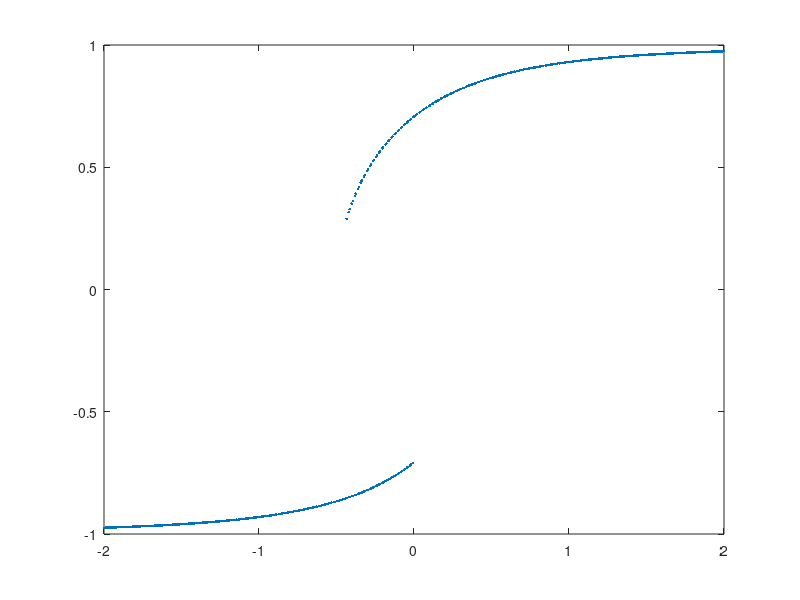

Write MATLAB code to recreate this figure. (Note: this script raises an error after producing the figure.)
clc;
close all;

psi=pi/4;


t=0:0.01:2*pi;
h=2*cos(t);
m=0;
H=0;
len=1;
for i=1:1:length(h);
    %e = @(x) -0.5 * cos(psi - x - f * q(i) * sin(x))^ 2 - q(i) * cos(x) + 0.5 * f * q(i)^ 2 * sin(x)^2;
    energy = @(fi) 0.5*sin(psi-fi)^2-h(i)*cos(fi);
    [fi1,fval] = fminsearch(energy,0);
    [fi2,fval] = fminsearch(energy,pi);
        
        m(len)= cos(fi1);
        H(len)=h(i);
        len=len+1;
        m(len)= cos(fi2);
        H(len)=h(i);
        len=len+1;
end;


figure(1)
plot(H,m,'.');


[m_pos,m_neg] = energy_by_minimization(psi,h);

figure(2)
plot(h,m_pos,'r.');

figure(3)
plot(h,m_neg,'r.');

figure(4)
plot(H,m,h,m_pos,h,m_neg,'.')